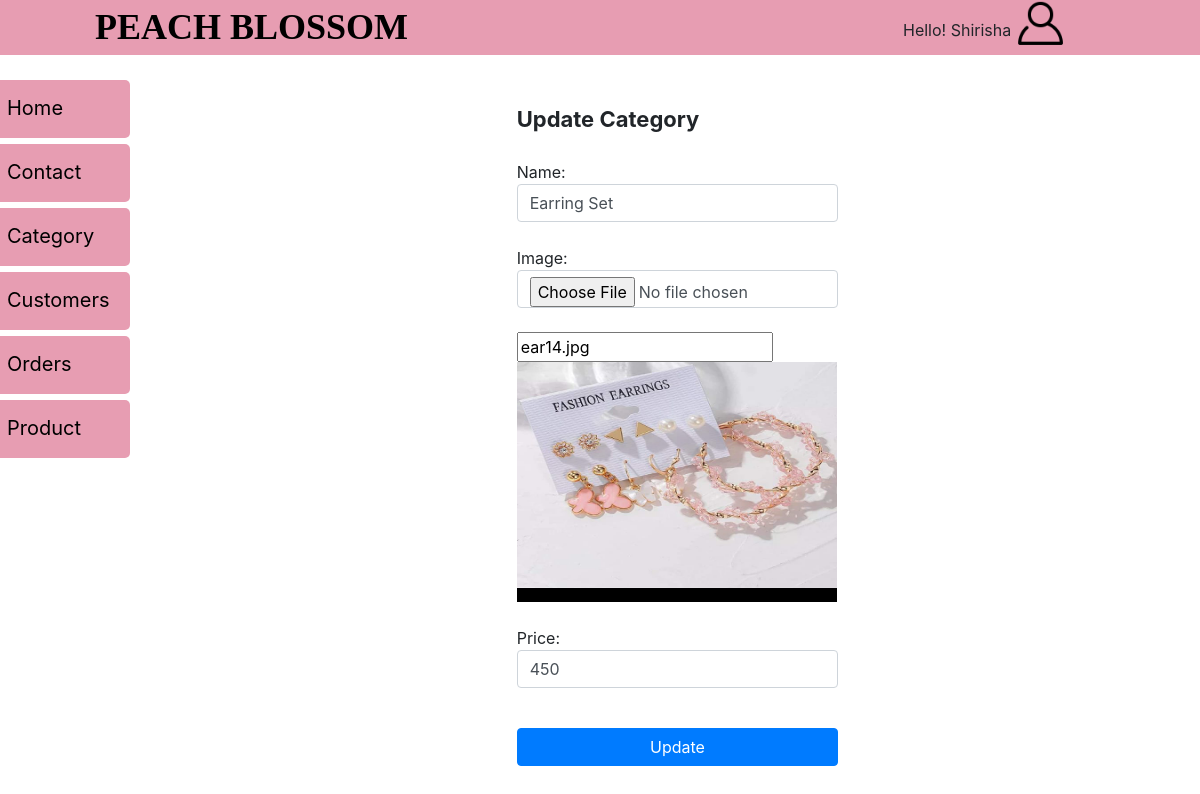
The app's page /Admin/product/edit.php?editproduct=23 (signed in) with its own data.
### tables this page shows
CREATE TABLE `products` (
  `PRODUCT_ID` int(30) NOT NULL,
  `NAME` varchar(50) NOT NULL,
  `IMAGE` varchar(200) NOT NULL,
  `PRICE` int(11) NOT NULL,
  `CATEGORY_ID` int(11) NOT NULL
);

### Admin/product/edit.php (the view, shortened to what this page needs)
<?php
	require "dashboard.php";?>
<!DOCTYPE html>
<html>
<head>
	<link rel="stylesheet" href="../..//bootstrap/bootstrap.min.css">
</head>
<body>
	<?php
		$erna=$erd=$erp=$ert="";
		$conn = new mysqli("localhost","root","","peachblossom");
		$product= $_GET['editproduct'];
		$sql = "SELECT * FROM products WHERE PRODUCT_ID=$product";
		$result = $conn->query($sql);
				?>
		<div id="sec">
		<div class="main">
		<div class="row my-5">
			<div class="col-md-4 offset-md-4">
			<?php
	        if($result !== false && $result->num_rows>0){
	        while($row = $result->fetch_assoc()){  ?>
				<form method="post" action="" enctype="multipart/form-data">
					<div class="form-group">
				<span style="font-size:22px;"><b>Update Category</b></span><br><br>
				Name: <input class="form-control" type="text" name="name" value="<?php echo $row['NAME'];?>">
				<span class="error"><?php echo $erna;?></span><br>
				Image:
				<input class="form-control" type="file" name="image1" accept="image/*"><br>
				<input type="text" name="first" value="<?php echo $row['IMAGE'];?>" >
				<img src="../productimage/<?php echo $row['IMAGE'];?>" class="myima">	<br><br>
				Price: <input class="form-control" type="text" name="price" value="<?php echo $row['PRICE'];?>">
				<span class="error"><?php echo $erp;?></span><br>
				<button type="submit" class="btn btn-block btn-primary my-3" name="update">Update</button>
					</div>
				 </form>
				<?php
				}
			}
			?>
			</div>
		</div>
	</div>
</div>
</body>
</html>

### Admin/css/dash.css (style rules this page uses)
.main { margin-left: 155px; padding: 0px 10px; }

### Admin/product/edit.php (style rules this page uses)
.myima { height:15pc; width:20pc; }

### records on screen
products: name "Earring Set", first "ear14.jpg", IMAGE (picture), price "450"

### other values on screen
$_SESSION['user'] "Shirisha"
